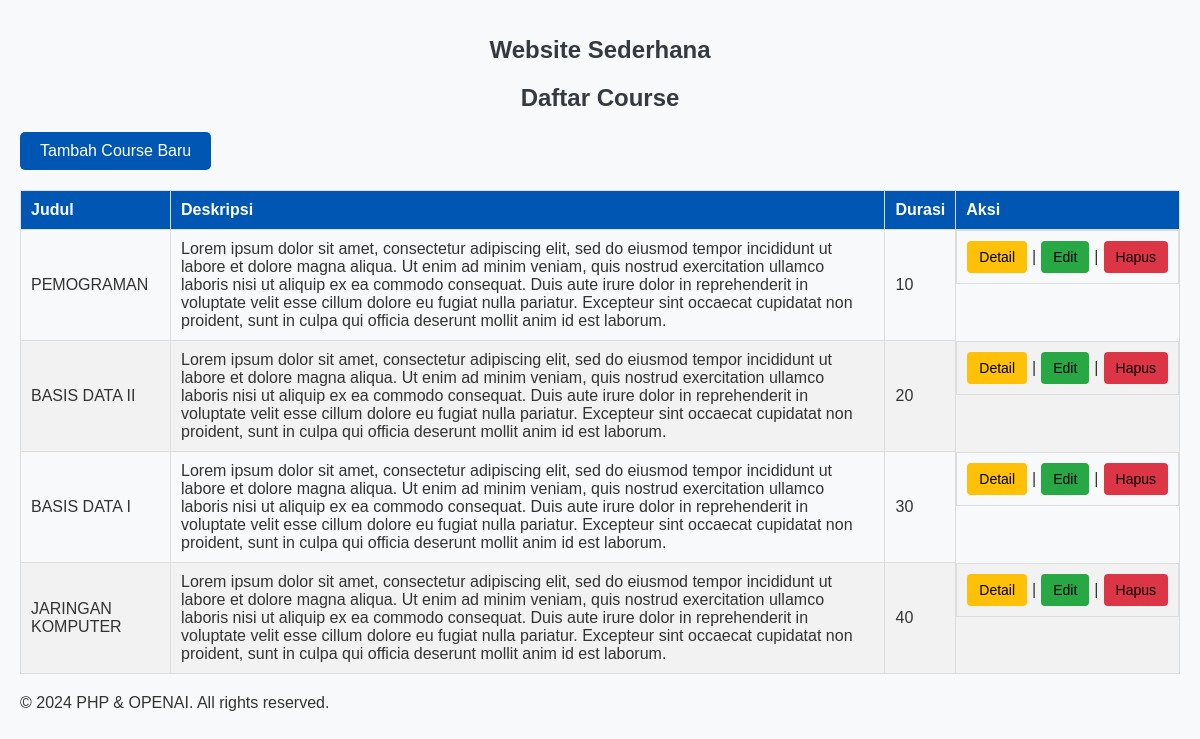
The page / on the database its author committed.
### tables this page shows
CREATE TABLE `courses` (
  `id` int(11) NOT NULL,
  `title` varchar(255) NOT NULL,
  `description` text DEFAULT NULL,
  `duration` varchar(100) DEFAULT NULL
);

### index.php (the view, shortened to what this page needs)
<?php
include 'db/connection.php';
$sql = "SELECT * FROM courses";
$result = $conn->query($sql);
?>
<!DOCTYPE html>
<html lang="en">
<head>
    <link rel="stylesheet" href="css/style.css">
</head>
<body>
    <div class="course-list">
        <h1>Website Sederhana</h1>
        <h1>Daftar Course</h1>
        <a href="create_course.php" class="add-course-button">Tambah Course Baru</a>
        <table class="course-table">
            <thead>
                <tr>
                    <th>Judul</th>
                    <th>Deskripsi</th>
                    <th>Durasi</th>
                    <th>Aksi</th>
                </tr>
            </thead>
            <tbody>
                <?php while ($row = $result->fetch_assoc()): ?>
                    <tr>
                        <td><?= htmlspecialchars($row['title']) ?></td>
                        <td><?= htmlspecialchars($row['description']) ?></td>
                        <td><?= htmlspecialchars($row['duration']) ?></td>
                        <td class="action-buttons">
                            <a href="course_details.php?id=<?= $row['id'] ?>" class="btn btn-primary btn-detail">Detail</a> |
                            <a href="edit_course.php?id=<?= $row['id'] ?>" class="btn btn-primary btn-edit">Edit</a> |
                            <a href="delete_course.php?id=<?= $row['id'] ?>&title=<?= urlencode($row['title']) ?>" class="btn btn-primary btn-delete" onclick="return confirmDelete('<?= addslashes($row['title']) ?>')">Hapus</a>
                        </td>
                    </tr>
                <?php endwhile; ?>
            </tbody>
        </table>
    </div>
    <footer>
        <p>&copy; 2024 PHP & OPENAI. All rights reserved.</p>
    </footer>
</body>
</html>

### css/style.css (style rules this page uses)
.action-buttons { display: flex; gap: 5px; align-items: center; }
.btn-primary { display: inline-block; padding: 8px 12px; color: #fff; text-decoration: none; border-radius: 4px; font-size: 14px; text-align: center; }
.btn-detail { background-color: #ffc107; color: #000; }
.btn-edit { background-color: #28a745; }
.btn-delete { background-color: #dc3545; }
.btn { padding: 8px 12px; color: #000; text-decoration: none; border-radius: 4px; display: inline-block; font-size: 14px; text-align: center; }
.btn-primary { background-color: #000000; color: #fff; }
.btn-edit { background-color: #28a745; color: #000; }
.btn-delete { background-color: #dc3545; color: #000; }
body { font-family: Arial, sans-serif; background-color: #f4f4f4; color: #333; margin: 0; padding: 20px; }
h1 { text-align: center; color: #0056b3; margin-bottom: 20px; }
table { width: 100%; border-collapse: collapse; margin-bottom: 20px; }
table, th, td { border: 1px solid #ddd; }
th, td { padding: 10px; text-align: left; }
th { background-color: #0056b3; color: #fff; }
tr:nth-child(even) { background-color: #f2f2f2; }
a { color: #0056b3; text-decoration: none; }
a[href="create_course.php"] { display: inline-block; margin-bottom: 20px; padding: 10px 20px; background-color: #0056b3; color: white; text-align: center; text-decoration: none; border-radius: 5px; transition: background-color 0.3s ease; }
h1, h2, h3 { text-align: center; color: #0056b3; }
h1 { text-align: center; margin-bottom: 20px; color: #0056b3; }
body { font-family: Arial, sans-serif; margin: 20px; }
h1 { text-align: center; color: #333; }
body { font-family: Arial, sans-serif; background-color: #f8f9fa; margin: 0; padding: 20px; }
h1 { font-size: 24px; margin-bottom: 20px; color: #343a40; }

### rows shown on the page
courses: title "PEMOGRAMAN", description "Lorem ipsum dolor sit amet, consectetur adipiscing elit, sed do eiusmod tempor incididunt ut labore et dolore magna aliqua. Ut enim ad minim veniam, quis nostrud exercitation ullamco laboris nisi ut aliquip ex ea commodo consequat. Duis aute irure dolor in reprehenderit in voluptate velit esse cillum dolore eu fugiat nulla pariatur. Excepteur sint occaecat cupidatat non proident, sunt in culpa qui officia deserunt mollit anim id est laborum.", duration "10"
courses: title "BASIS DATA II", description "Lorem ipsum dolor sit amet, consectetur adipiscing elit, sed do eiusmod tempor incididunt ut labore et dolore magna aliqua. Ut enim ad minim veniam, quis nostrud exercitation ullamco laboris nisi ut aliquip ex ea commodo consequat. Duis aute irure dolor in reprehenderit in voluptate velit esse cillum dolore eu fugiat nulla pariatur. Excepteur sint occaecat cupidatat non proident, sunt in culpa qui officia deserunt mollit anim id est laborum.", duration "20"
courses: title "BASIS DATA I", description "Lorem ipsum dolor sit amet, consectetur adipiscing elit, sed do eiusmod tempor incididunt ut labore et dolore magna aliqua. Ut enim ad minim veniam, quis nostrud exercitation ullamco laboris nisi ut aliquip ex ea commodo consequat. Duis aute irure dolor in reprehenderit in voluptate velit esse cillum dolore eu fugiat nulla pariatur. Excepteur sint occaecat cupidatat non proident, sunt in culpa qui officia deserunt mollit anim id est laborum.", duration "30"
courses: title "JARINGAN KOMPUTER", description "Lorem ipsum dolor sit amet, consectetur adipiscing elit, sed do eiusmod tempor incididunt ut labore et dolore magna aliqua. Ut enim ad minim veniam, quis nostrud exercitation ullamco laboris nisi ut aliquip ex ea commodo consequat. Duis aute irure dolor in reprehenderit in voluptate velit esse cillum dolore eu fugiat nulla pariatur. Excepteur sint occaecat cupidatat non proident, sunt in culpa qui officia deserunt mollit anim id est laborum.", duration "40"
